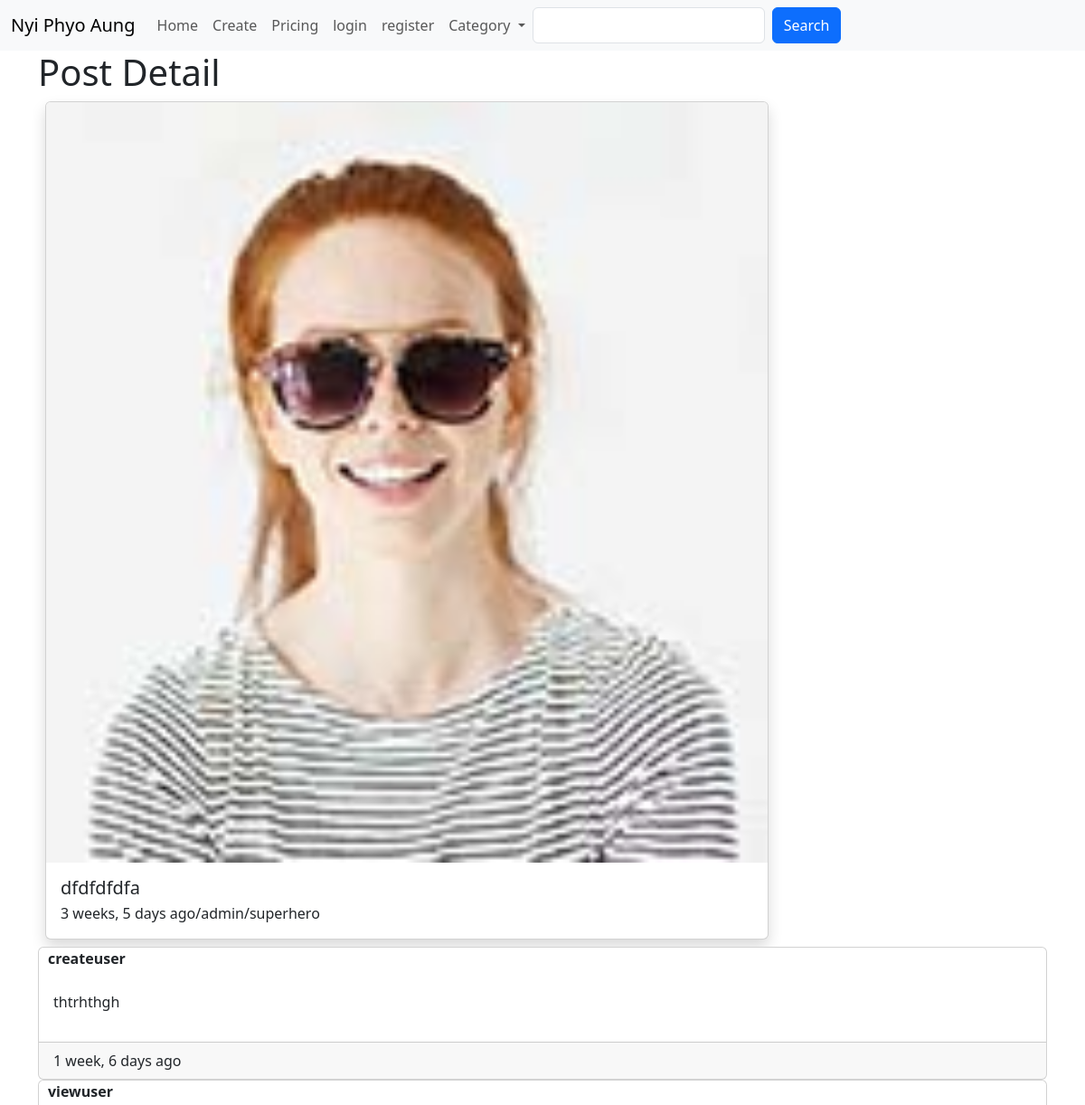
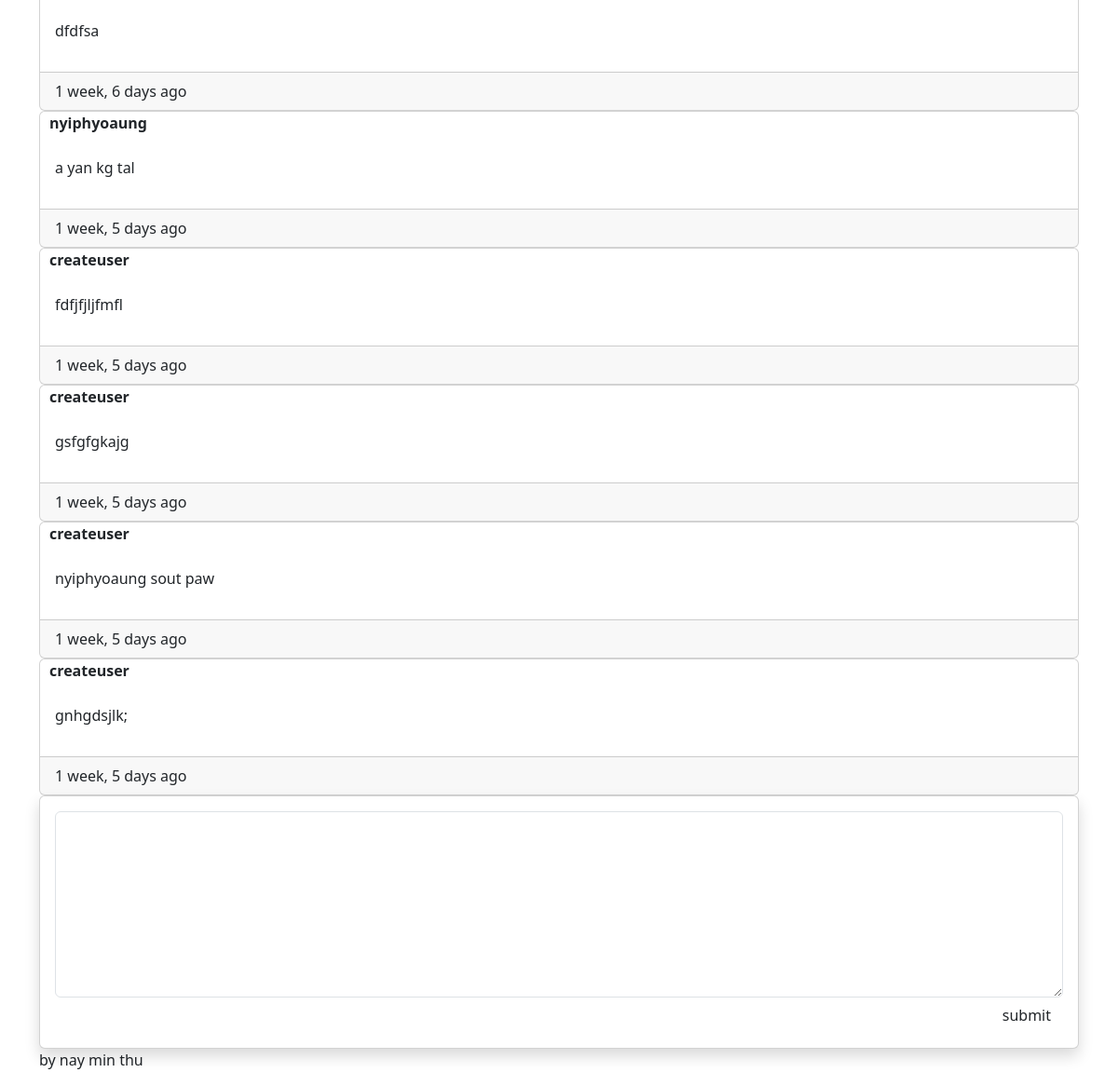
Screenshot of /blog/detail/9/ with the database file from the repository (2 pictures, top to bottom).
### my_blog/models.py (models this page shows, shortened)
class PostModel(models.Model):
    id = models.AutoField(primary_key=True)
    title = models.CharField(max_length=100, default=None)
    caption = models.TextField(default=None)
    image = models.ImageField(default=None)
    author = models.ForeignKey(User, on_delete=models.CASCADE)
    category = models.ForeignKey(CategoryModel, on_delete=models.CASCADE)
    create_date = models.DateTimeField(default=datetime.now)

class CategoryModel(models.Model):
    id = models.AutoField(primary_key=True)
    name = models.CharField(max_length=100)
    description = models.TextField(default=None)
    create_date = models.DateTimeField(default=datetime.now)
    def __str__(self):
        return self.name

class Comment(models.Model):
    id = models.AutoField(primary_key=True)
    file = models.FileField(default=None, blank=True,null=True)
    content = models.TextField(default=None)
    post = models.ForeignKey(PostModel, on_delete=models.CASCADE)
    author = models.ForeignKey(User,on_delete=models.CASCADE)
    create_date = models.DateTimeField(default=datetime.now)

### my_blog/views.py (the view, shortened to what this page needs)
# urls.py: path('detail/<int:p_id>/', postdetail, name="postdetail"),
def postdetail(request, p_id):
    if request.method == "GET":
        post = PostModel.objects.get(id=p_id)
        cmt = Comment.objects.filter(post_id=p_id)
        return render(request, 'postdetail.html', {'post':post, 'cmt':cmt} )

### util/context_processors.py (called while the page is built)
def allCategory(request):
    category = CategoryModel.objects.all()
    return {'categories':category}

### my_blog/templates/postdetail.html (shortened to what this page needs)
{% extends 'base.html' %}
{% load humanize %}
{% block body %}
    <div class="container px-auto" >
        <h1> Post Detail </h1>
            <div class="card col-3 m-2 shadow" style="width: 50rem;">
            {% if post.image %}
                <img src="{{post.image.url}}" class="card-img-top" alt="....">
                {% endif %}
                <div class="card-body">
                <h5 class="card-title">{{post.title}}</h5>
                <p class="card-text">
                    {{post.create_date | naturaltime}}/{{post.author}}/{{post.category}}
                </p>
                </div>
            </div>
            {% for c in cmt %}
                <div id="cmt" class="card">
                    <div style="padding-left: 10px;" class="card-title pl-2">
                        <b> {{c.author}} </b>
                    </div>
                    <div class="card-body">
                        {{c.content | linebreaks}}
                    </div>
                    <div class="card-footer d- d-flex justify-content-between">
                        <div> {{c.create_date | naturaltime}} </div>
                    </div>
                </div>
                {% endfor %}
            <form method="POST" class="card shadow p-3">
                <textarea name="content" required style="height: 200px;" class="form-control"></textarea>
                <div class="d-flex justify-content-end">
                    <button type="submit" class="btn btn-pimary"> submit
                    </button>
                </div>
            </form>
{% endblock %}

### rows the page displays
PostModel: image (picture), title "dfdfdfdfa", create_date "3 weeks, 5 days ago", author "admin", category "superhero"
Comment: author "createuser", content "thtrhthgh", create_date "1 week, 6 days ago"
Comment: author "viewuser", content "dfdfsa", create_date "1 week, 6 days ago"
Comment: author "nyiphyoaung", content "a yan kg tal", create_date "1 week, 5 days ago"
Comment: author "createuser", content "fdfjfjljfmfl", create_date "1 week, 5 days ago"
Comment: author "createuser", content "gsfgfgkajg", create_date "1 week, 5 days ago"
Comment: author "createuser", content "nyiphyoaung sout paw", create_date "1 week, 5 days ago"
Comment: author "createuser", content "gnhgdsjlk;", create_date "1 week, 5 days ago"
